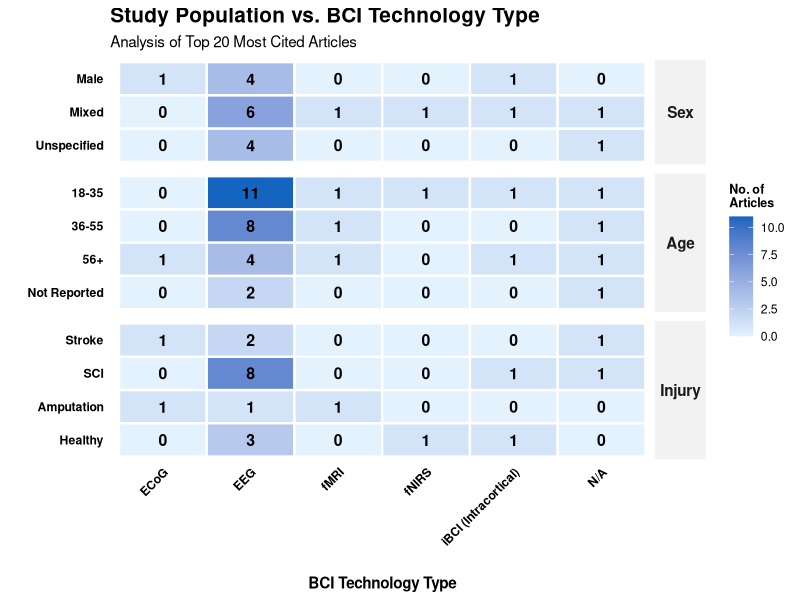
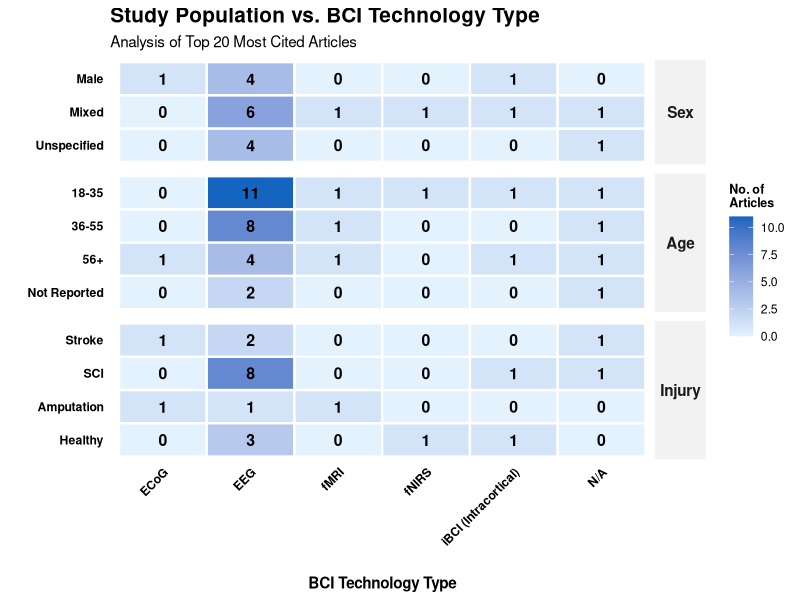

Write R code to recreate these figures, in order.
library(ggplot2)
library(tidyr)
library(dplyr)

# Load data
df <- read.csv("Heatmap_Updated.csv")

sex_data <- df %>% 
  distinct(Article, Sex, BCI_Type) %>%
  count(Characteristic = Sex, BCI_Type) %>% mutate(Category = "Sex")

age_data <- df %>% 
  distinct(Article, Age, BCI_Type) %>%
  count(Characteristic = Age, BCI_Type) %>% mutate(Category = "Age")

injury_data <- df %>%
  distinct(Article, Injury, BCI_Type) %>%
  count(Characteristic = Injury, BCI_Type) %>% mutate(Category = "Injury")

combined_data <- bind_rows(sex_data, age_data, injury_data)

heatmap_data <- combined_data %>%
  complete(BCI_Type, nesting(Characteristic, Category), fill = list(n = 0)) %>%
  mutate(
    Category = factor(Category, levels = c("Sex", "Age", "Injury")),
    Characteristic = factor(Characteristic, levels = rev(c(
      "Male", "Female", "Mixed", "Unspecified",
      "18-35", "36-55", "56+", "Not Reported",
      "Stroke", "SCI", "Amputation", "Healthy"
    )))
  )

# Plot

ggplot(heatmap_data, aes(x = BCI_Type, y = Characteristic, fill = n)) +
  geom_tile(color = "white", linewidth = 0.8) +
  geom_text(aes(label = n), 
            color = "black", 
            size = 4, 
            fontface = "bold", 
            family = "Helvetica") + 
  scale_fill_gradient(low = "#e3f2fd", high = "#1565C0", name = "No. of\nArticles") +
  facet_grid(Category ~ ., scales = "free_y", space = "free_y") + 
  labs(
    title = "Study Population vs. BCI Technology Type",
    subtitle = "Analysis of Top 20 Most Cited Articles",
    x = "BCI Technology Type", y = ""
  ) +
  theme_minimal(base_family = "Helvetica") +
  theme(
    strip.text.y = element_text(angle = 0, face = "bold", size = 11),
    axis.text = element_text(face = "bold", color = "black"),
    axis.text.x = element_text(angle = 45, hjust = 1),
    axis.title.x = element_text(margin = margin(t = 20), face = "bold"), 
    panel.grid = element_blank(),
    plot.title = element_text(size = 15, face = "bold"),
    strip.background = element_rect(fill = "gray95", color = "white"),
    legend.title = element_text(face = "bold", size = 9)
  )

ggsave("BCI_Heatmap_Final_V2.png", width = 14, height = 12, dpi = 1000)
